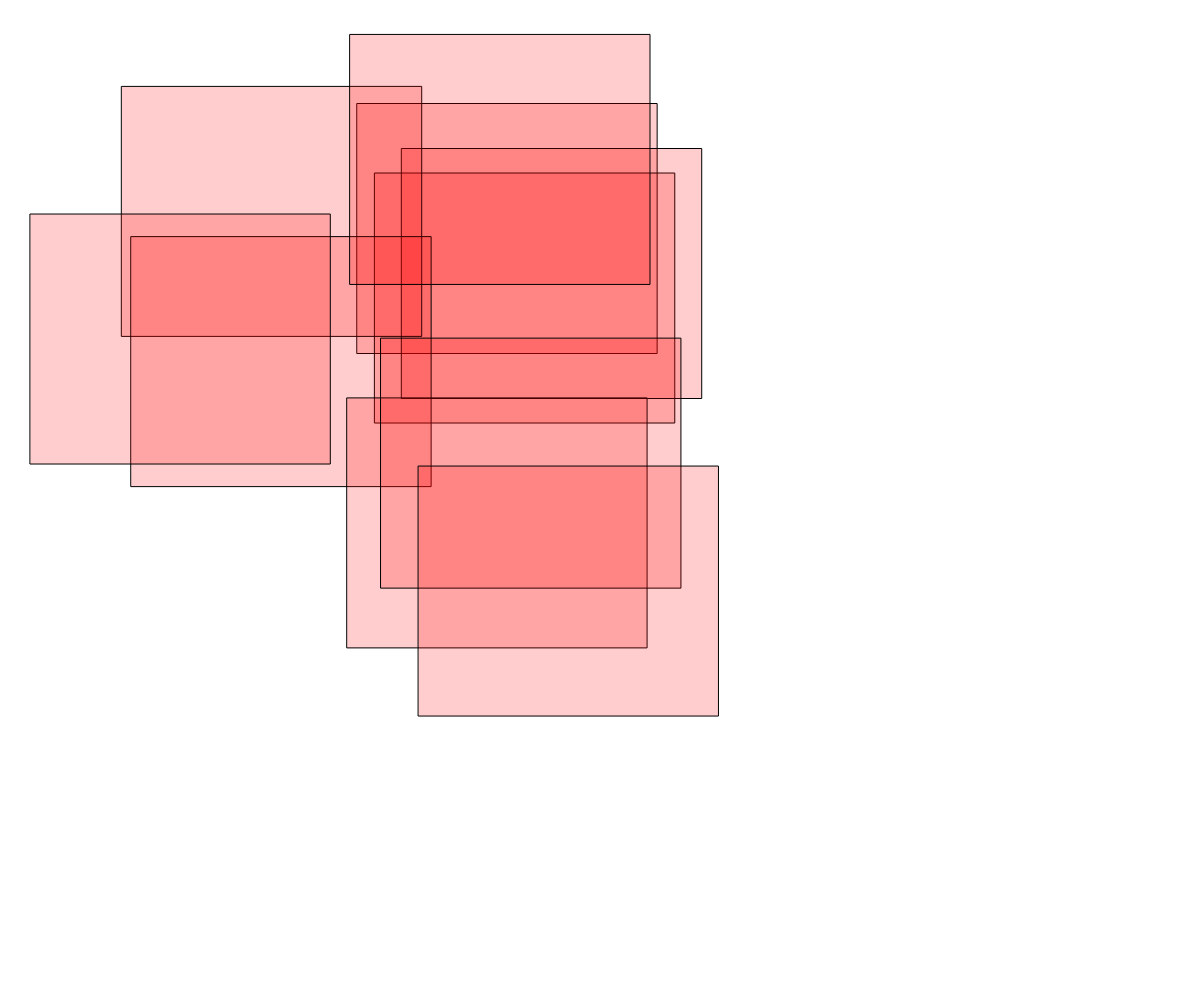
Frame 1 (no input)
Frame 60 (no input): identical to frame 1, image omitted
Frame 120 (the mouse pressed at the canvas centre since frame 60): identical to frame 1, image omitted

The p5.js sketch that drew this single still picture (run headless with seeded random() and noise() and a simulated clock; from frame 60 on, the mouse is pressed at the canvas centre):

// p5.js sketch
// ── sketch.js
var xPos = [];
var yPos =[];
var arraySize = 10;
function setup() {
  createCanvas(windowWidth,windowHeight);
  for(var i=0; i < arraySize; i++){
    xPos[i] = random(500);
    yPos[i] = random(500);
  }
}

function draw() {
  background(255);
  for(var i=0; i < xPos.length; i++){
    fill(255,0,0,50);//r, g, b, a
    rect(xPos[i], yPos[i], 300, 250);
  }
}
